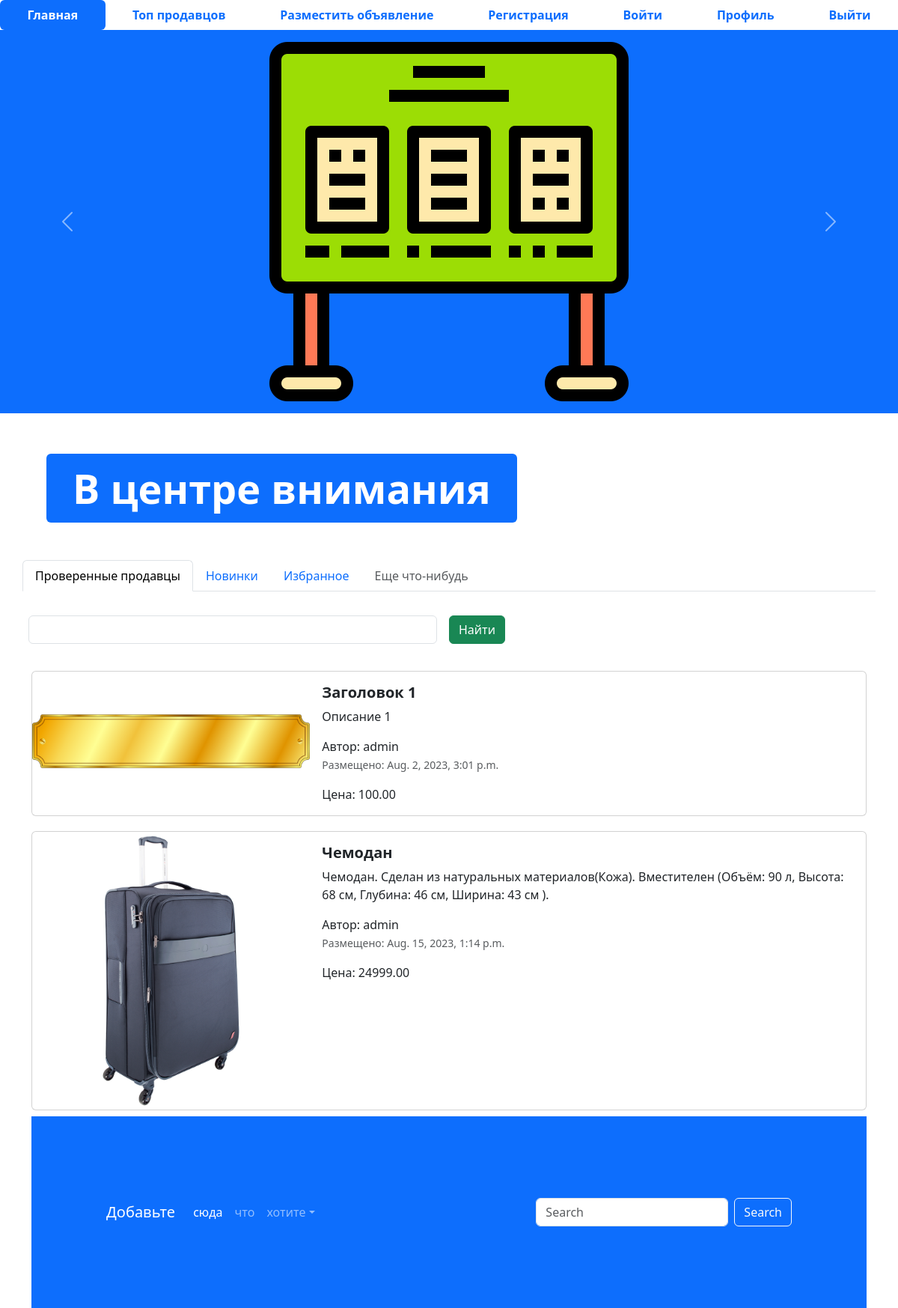
The page / on the database its author committed.
### app/models.py (models this page shows, shortened)
class Advertisement(models.Model):
    title=models.CharField('Заголовок', max_length=128)
    description=models.TextField('Описание')
    price=models.DecimalField('Цена', max_digits=10, decimal_places=2)
    auction=models.BooleanField('Торг', help_text='Отметьте, если торг уместен')
    created_at=models.DateTimeField(auto_now_add=True)
    updated_at=models.DateTimeField(auto_now=True)
    user=models.ForeignKey(User, verbose_name='пользователь', on_delete=models.CASCADE)
    image=models.ImageField('Изображение', upload_to='advert/')

### app/views.py (the view)
# urls.py: path('', index, name='main-page'),
def index(request):
    advertisements=Advertisement.objects.all()
    context={'advertisements' : advertisements}
    return render(request, 'index.html', context)

### templates/index.html (shortened to what this page needs)
{% extends 'base.html' %}
{% load static %}
{% block content %}
<body>
<ul class="nav nav-pills sticky-top bg-white nav-fill">
  <li class="nav-item">
    <a class="nav-link active" aria-current="page" href="/">
      <span style="font-weight: bold;">Главная</span>
    </a>
  </li>
  <li class="nav-item">
    <a class="nav-link" href="{% url 'top-sellers' %}"><span style="font-weight: bold;">Топ продавцов</span>
    </a>
  </li>
  <li class="nav-item">
    <a class="nav-link" href="advertisement-post.html">
      <span style="font-weight: bold;">Разместить объявление</span>
    </a>
  </li>
  <li class="nav-item">
    <a class="nav-link" href="register.html">
      <span style="font-weight: bold;">Регистрация</span>
    </a>
  </li>
  <li class="nav-item">
    <a class="nav-link" href="login.html">
      <span style="font-weight: bold;">Войти</span>
    </a>
  </li>
  <li class="nav-item">
    <a class="nav-link" href="profile.html">
      <span style="font-weight: bold;">Профиль</span>
    </a>
  </li>
  <li class="nav-item">
    <a class="nav-link" href="#">
      <span style="font-weight: bold;">Выйти</span>
    </a>
  </li>
</ul>
<div id="carouselExampleControls" class="carousel slide bg-primary" data-bs-ride="carousel">
  <div class="carousel-inner">
    <div class="carousel-item active">
      <img src="{% static 'img/adv.png' %}" class="mx-auto d-block w-33" alt="...">
    </div>
  </div>
  <button class="carousel-control-prev" type="button" data-bs-target="#carouselExampleControls" data-bs-slide="prev">
    <span class="carousel-control-prev-icon" aria-hidden="true"></span>
  </button>
  <button class="carousel-control-next" type="button" data-bs-target="#carouselExampleControls" data-bs-slide="next">
    <span class="carousel-control-next-icon" aria-hidden="true"></span>
  </button>
</div>
<div class="container" style="margin: 50px;">
  <div class="display-2">
    <span class="badge bg-primary">В центре внимания</span>
  </div>
</div>
<div class="container">
  <div class="row">
    <ul class="nav nav-tabs bg-white">
      <li class="nav-item">
        <a class="nav-link active" aria-current="page" href="#">Проверенные продавцы</a>
      </li>
      <li class="nav-item">
        <a class="nav-link" href="#">Новинки</a>
      </li>
      <li class="nav-item">
        <a class="nav-link" href="#">Избранное</a>
      </li>
      <li class="nav-item">
        <a class="nav-link disabled" href="#" tabindex="-1" aria-disabled="true">Еще что-нибудь</a>
      </li>
    </ul>
    <form class="row g-3">
      <div class="col-auto w-50">
        <input type="text" class="form-control">
      </div>
      <div class="col-auto">
        <button type="submit" class="btn btn-success mb-3">Найти</button>
      </div>
    </form>
  </div>
  {% for adv in advertisements %}
  <div class="col">
    <div class="card mb-2" style="max-width: 1200px; margin-top: 20px;">
      <div class="row g-0">
        <div class="col-md-4">
          <a href="advertisement.html" class="nav-link">
            <img src="{% if adv.image %} {{ adv.image.url }} {% else %} {% static 'img/adv.png' %} {% endif %}" class="img-fluid rounded-start" alt="Card title">
          </a>
        </div>
        <div class="col-md-8">
          <div class="card-body">
            <h5 class="card-title">
              <a href="advertisement.html" class="nav-link"><strong>{{ adv.title }}</strong></a>
            </h5>
            <a href="advertisement.html" class="nav-link">
              <p class="card-text">
                {{adv.description}}
              </p>
              <span>Автор: {{ adv.user }} </span>
              <p class="card-text"><small class="text-muted">Размещено: {{ adv.created_at }} </small></p>
              <span>Цена: {{adv.price}} </span>
            </a>
          </div>
        </div>
      </div>
    </div>
    {% endfor %}
<footer style="padding: 100px;" class="bg-primary">
  <nav class="navbar navbar-expand-sm navbar-dark">
    <a class="navbar-brand" href="#">Добавьте</a>
    <div class="collapse navbar-collapse" id="collapsibleNavId">
      <ul class="navbar-nav me-auto mt-2 mt-lg-0">
        <li class="nav-item">
          <a class="nav-link active" href="#" aria-current="page">сюда</a>
        </li>
        <li class="nav-item">
          <a class="nav-link" href="#">что</a>
        </li>
        <li class="nav-item dropdown">
          <a class="nav-link dropdown-toggle" href="#" id="dropdownId" data-bs-toggle="dropdown" aria-haspopup="true"
             aria-expanded="false">хотите</a>
        </li>
      </ul>
      <form class="d-flex my-2 my-lg-0">
        <input class="form-control me-sm-2" type="text" placeholder="Search">
        <button class="btn btn-outline-light my-2 my-sm-0" type="submit">Search</button>
      </form>
    </div>
  </nav>
</footer>
{% endblock %}

### templates/base.html (shortened to what this page needs)
{% load static %}
<!DOCTYPE html>
<html lang="en">
<head>
  <link href="{% static 'css/bootstrap.min.css' %}" rel="stylesheet">
  <link rel="stylesheet" href="{% static 'css/fontello.css' %}">
</head>
<body>
{% block content %}
{% endblock %}
</body>
</html>

### rows shown on the page
Advertisement: image (picture), title "Заголовок 1", description "Описание 1", user "admin", created_at "Aug. 2, 2023, 3:01 p.m.", price "100.00"
Advertisement: image (picture), title "Чемодан", description "Чемодан. Сделан из натуральных материалов(Кожа). Вместителен (Объём: 90 л, Высота: 68 см, Глубина: 46 см, Ширина: 43 см ).", user "admin", created_at "Aug. 15, 2023, 1:14 p.m.", price "24999.00"
